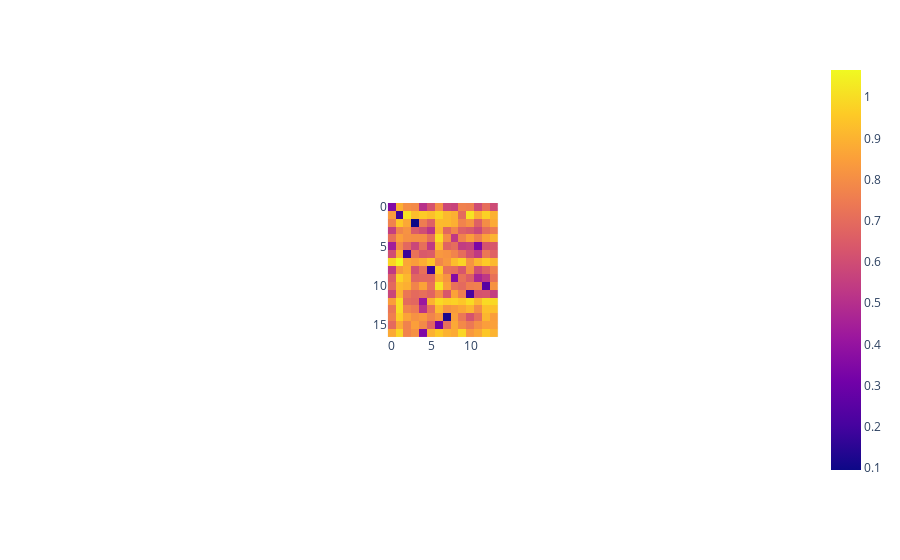

Notebook code for this chart:
### Code cell
fig = px.imshow(cdist(np.stack(cluster_labels_google_a.merged_headline_embedding.values),np.stack(cluster_labels_google_b.merged_headline_embedding.values),"cosine"))
fig.show()

### Figure 1 — Plotly figure (JSON) as saved in the notebook; plotly's stock layout.template omitted (floating-point values rounded to 4 significant figures; data arrays with more than 128 entries replaced by an {"elided": "..."} marker saying what was removed)
{"data": [{"coloraxis": "coloraxis", "hovertemplate": "x: %{x}<br>y: %{y}<br>color: %{z}<extra></extra>", "type": "heatmap", "z": {"elided": "17x14 float values"}}], "layout": {"autosize": true, "coloraxis": {"colorscale": [[0, "#0d0887"], [0.1111, "#46039f"], [0.2222, "#7201a8"], [0.3333, "#9c179e"], [0.4444, "#bd3786"], [0.5556, "#d8576b"], [0.6667, "#ed7953"], [0.7778, "#fb9f3a"], [0.8889, "#fdca26"], [1, "#f0f921"]]}, "margin": {"t": 60}, "xaxis": {"autorange": true, "constrain": "domain", "domain": [0.4239, 0.5761], "range": [-0.5, 13.5], "scaleanchor": "y"}, "yaxis": {"autorange": true, "constrain": "domain", "domain": [0, 1], "range": [16.5, -0.5]}}}
